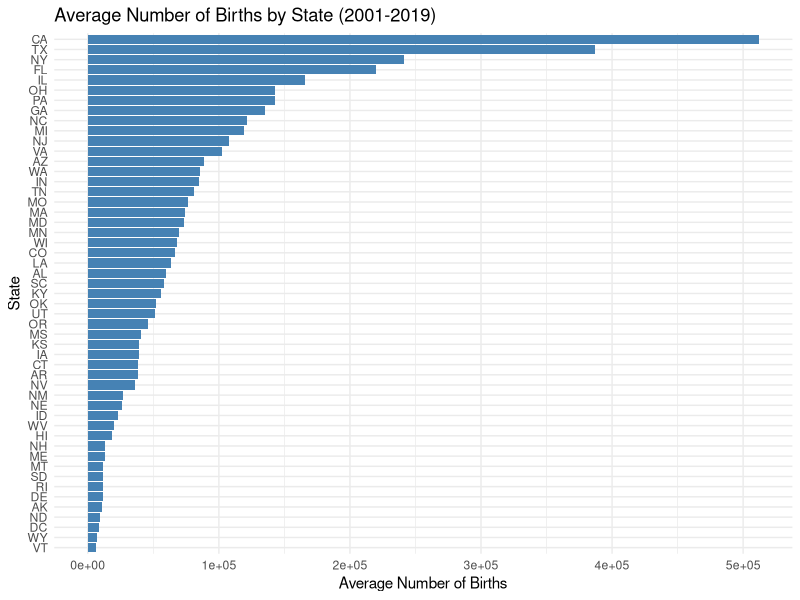
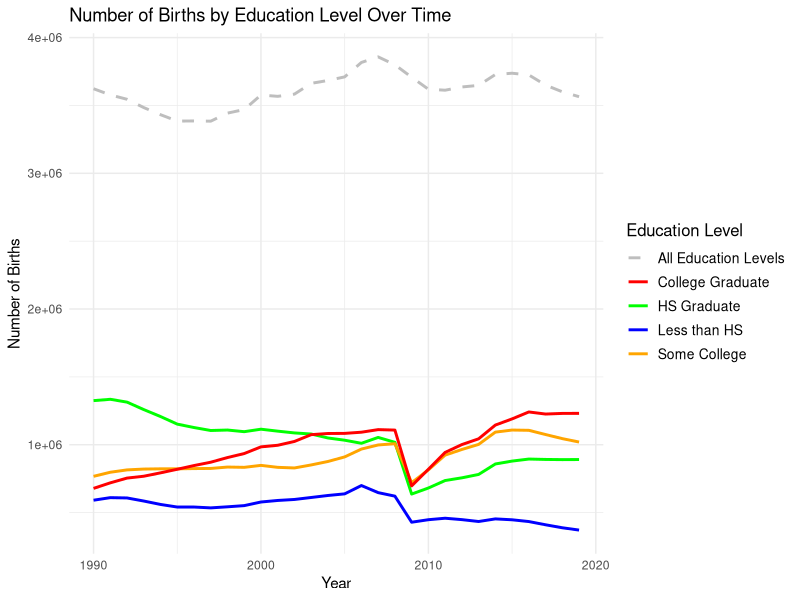
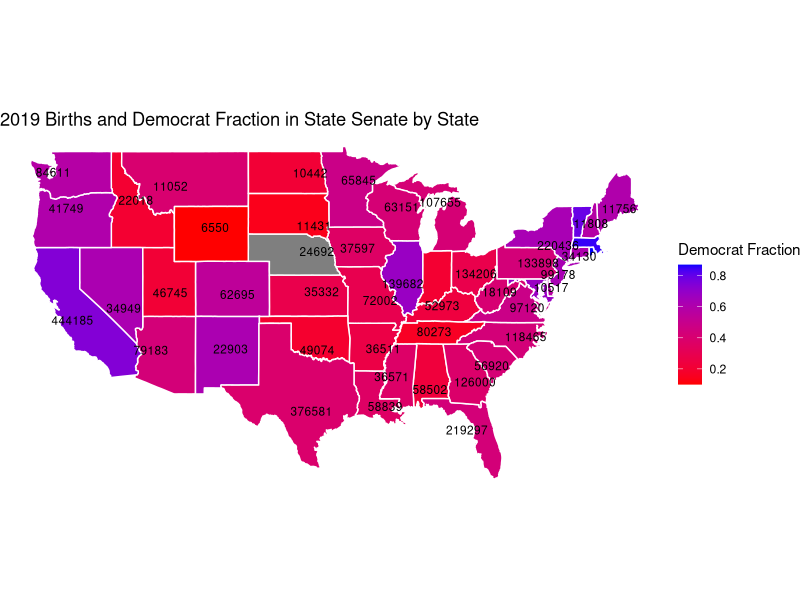
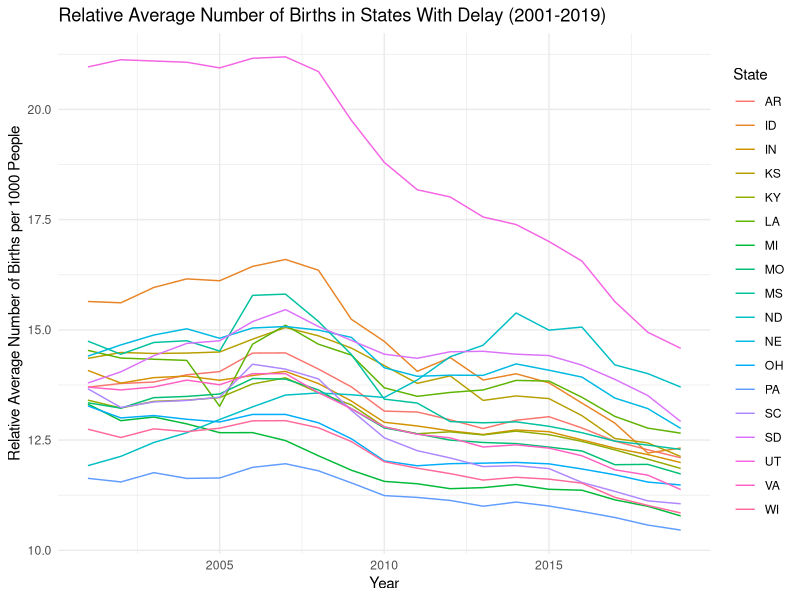
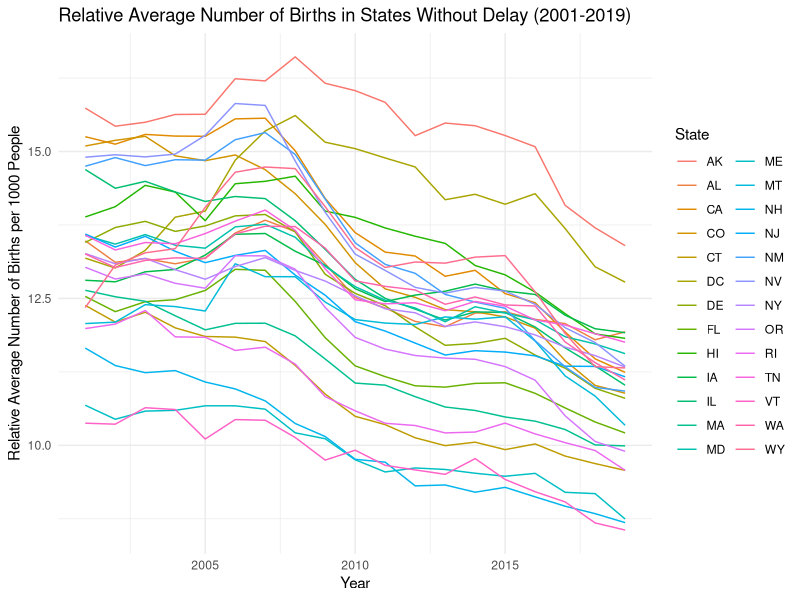
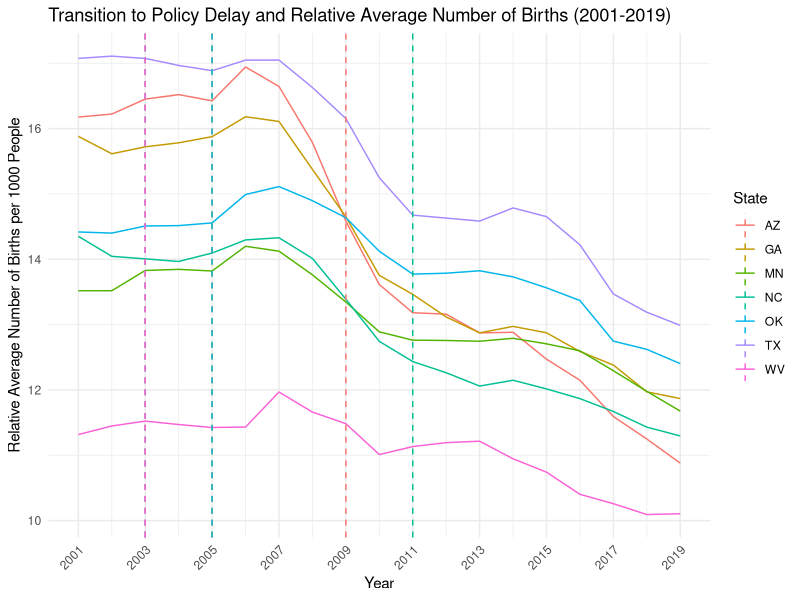
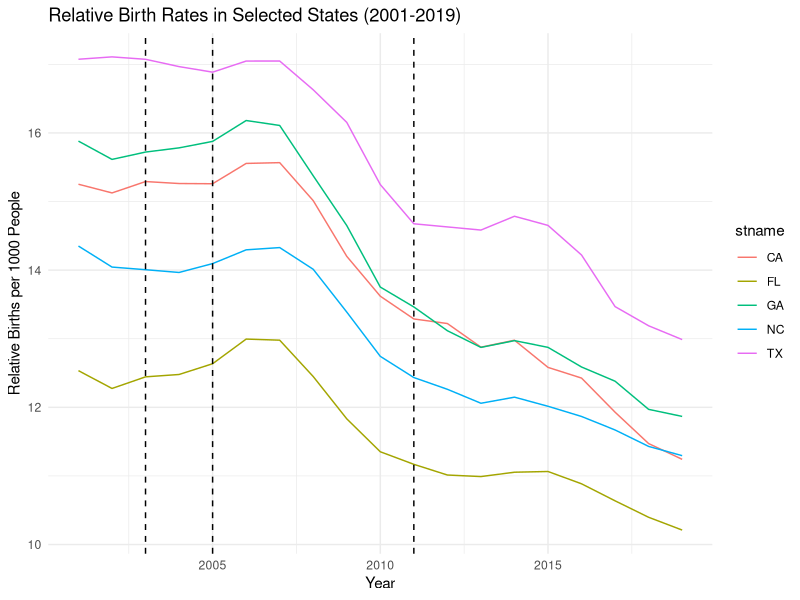
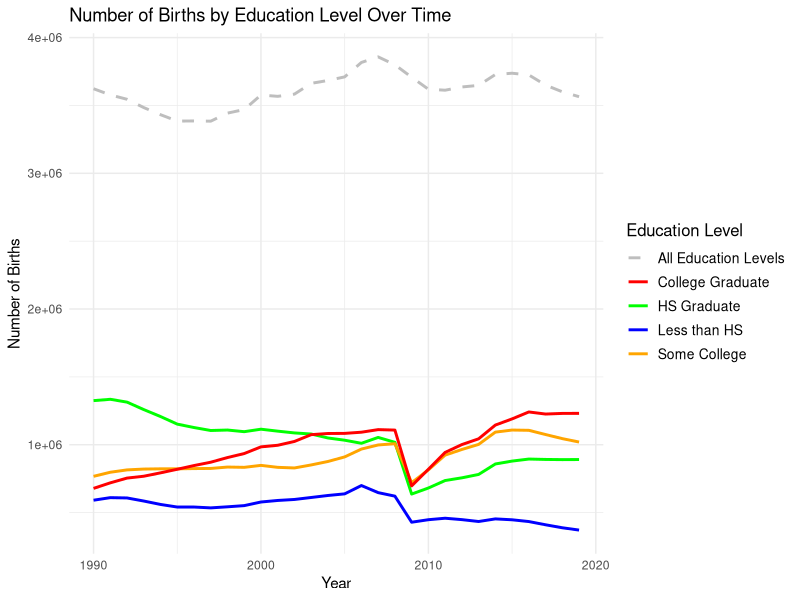

Reproduce these figures in R, in order.
## ---- chunk 1
#| include: false
#| warning: false
#| message: false

### Preparing Workspace
# Install and load necessary packages
if (!requireNamespace("tidyverse", quietly = TRUE)) install.packages("tidyverse")
if (!requireNamespace("dplyr", quietly = TRUE)) install.packages("dplyr")
if (!requireNamespace("tidyr", quietly = TRUE)) install.packages("tidyr")
if (!requireNamespace("ggplot2", quietly = TRUE)) install.packages("ggplot2")
if (!requireNamespace("knitr", quietly = TRUE)) install.packages("knitr")
if (!requireNamespace("readr", quietly = TRUE)) install.packages("readr")
if (!requireNamespace("maps", quietly = TRUE)) install.packages("maps")
if (!requireNamespace("haven", quietly = TRUE)) install.packages("haven")
if (!requireNamespace("readxl", quietly = TRUE)) install.packages("readxl")
if (!requireNamespace("here", quietly = TRUE)) install.packages("here")

# Workspace Set up
library(tidyverse)
library(dplyr)
library(tidyr)
library(ggplot2)
library(knitr)
library(readr)
library(maps)
library(haven)
library(readxl)
library(here)
## ---- chunk 2


# Importing the CSV files
numbirths_2001_2019 <- read_csv("../data/analysis_data/annual_policy/numbirths_2001_2019.csv")
births_educ_race_age6 <- read_csv("../data/analysis_data/decomp/births_educ_race_age6.csv")
numbirths_educ_2044 <- read_csv("../data/analysis_data/educ/numbirths_educ_2044.csv")
state_births_04_19 <- read_csv("../data/analysis_data/map/state_births_04_19.csv") 

# Display the first few rows of each data-frame to verify the imports
view(numbirths_2001_2019)
view(births_educ_race_age6)
view(numbirths_educ_2044)
view(state_births_04_19)

### Number of Births ### 
colnames(numbirths_2001_2019)

average_births_by_state <- numbirths_2001_2019 %>%
  filter(year >= 2001, year <= 2019) %>%
  group_by(stname) %>%
  summarize(AverageBirths = mean(numbirth1544, na.rm = TRUE)) %>%
  ungroup()
view(average_births_by_state)


ggplot(average_births_by_state, aes(y = reorder(stname, AverageBirths), x = AverageBirths)) +
  geom_bar(stat = "identity", fill = "steelblue") +
  theme_minimal() +
  labs(title = "Average Number of Births by State (2001-2019)",
       y = "State",
       x = "Average Number of Births") +
  theme(axis.text.y = element_text(angle = 0)) 
## ---- chunk 3

# Load Data 
welfare_data <- read_excel("../data/UKCPR_National_Welfare_Data_Update_020623.xlsx", sheet = "Data")

# Retrieving data for state minimum wage for 2001 - 2019
filtered_minwage <- welfare_data %>%
  select(state_name, year, `State Minimum Wage`) %>%
  filter(year >= 2001, year <= 2019)

##### State Minimum Wage #####
# Filter data for 2001 and 2019
minwage_2001 <- welfare_data %>%
  filter(year == 2001) %>%
  select(state_name, year, `State Minimum Wage`)

minwage_2019 <- welfare_data %>%
  filter(year == 2019) %>%
  select(state_name, year, `State Minimum Wage`)

# Rename the `State Minimum Wage` columns to reflect the year
minwage_2001 <- minwage_2001 %>%
  rename(MinWage2001 = `State Minimum Wage`)

minwage_2019 <- minwage_2019 %>%
  rename(MinWage2019 = `State Minimum Wage`)

# Merge the 2001 and 2019 data by state_name
minwage_change <- left_join(minwage_2001, minwage_2019, by = "state_name")

# Calculate the change in minimum wage from 2001 to 2019
minwage_change <- minwage_change %>%
  mutate(ChangeInMinWage = MinWage2019 - MinWage2001) %>%
  select(state_name, MinWage2001, MinWage2019, ChangeInMinWage)

kable(minwage_change, format = "markdown", caption = "Change in State Minimum Wage from 2001 to 2019")

## ---- chunk 4
#Education

# Load Education data
educ_data <- read_csv("../data/analysis_data/educ/numbirths_educ_2044.csv")

# Creating the plot
ggplot(educ_data, aes(x = year)) +
  geom_line(aes(y = numbirth_lesshs, color = "Less than HS"), linewidth = 1) +
  geom_line(aes(y = numbirth_hsgrad, color = "HS Graduate"), linewidth = 1) +
  geom_line(aes(y = numbirth_somecoll, color = "Some College"), linewidth = 1) +
  geom_line(aes(y = numbirth_colgrad, color = "College Graduate"), linewidth = 1) +
  geom_line(
    aes(y = numbirthalleduc, color = "All Education Levels"),
    size = 1,
    linetype = "dashed"
  ) +
  scale_color_manual(
    values = c(
      "Less than HS" = "blue",
      "HS Graduate" = "green",
      "Some College" = "orange",
      "College Graduate" = "red",
      "All Education Levels" = "grey"
      )
  ) +
  labs(
    title = "Number of Births by Education Level Over Time",
    x = "Year",
    y = "Number of Births",
    color = "Education Level"
  ) +
  theme_minimal() +
  theme(legend.title = element_text(size = 12),
        legend.text = element_text(size = 10))

# Display the plot
ggsave("births_by_education_level_over_time.png",
       width = 10,
       height = 6)

## ---- chunk 5
# https://stackoverflow.com/questions/29381652/plotting-us-heat-map-with-text

#reading the UKNCPR Datat
poldata <- read_csv(here("data", "analysis_data", "UKCPR_National_Welfare_Data_Update_020623.csv"))

poldata <- poldata %>%
  select(state_name,
         year,
         Population,
         `Fraction of State Senate that is Democrat`)

# Create a mapping of state abbreviations to full names
state_abbrevs <- state.abb
state_names <- state.name

# Create a data frame for the mapping
state_mapping <-
  data.frame(abbrev = tolower(state_abbrevs),
             name = tolower(state_names))

#Get numbirths data
numbirths_data <- read_csv(here("data", "analysis_data", "annual_policy", "numbirths_2001_2019.csv"))
births_2019 <- numbirths_data %>% filter(year == 2019)

# Convert state abbreviations to full names in your datasets
numbirths_2019_fullname <- births_2019 %>%
  mutate(stname = tolower(stname)) %>%
  left_join(state_mapping, by = c("stname" = "abbrev")) %>%
  select(-stname) %>%
  rename(stname = name)

poldata_2019 <- poldata %>% filter(year == 2019)

poldata_2019_fullname <- poldata_2019 %>%
  mutate(state_name = tolower(state_name)) %>%
  left_join(state_mapping, by = c("state_name" = "abbrev")) %>%
  select(-state_name) %>%
  rename(state_name = name)

# Merge poldata with numbirths_data using full state names
data_merged <-
  left_join(numbirths_2019_fullname,
            poldata_2019_fullname,
            by = c("stname" = "state_name"))

states_map <- map_data("state")

# Merge with states map data
map_data_merged <-
  left_join(states_map, data_merged, by = c("region" = "stname"))

# Plot
ggplot(map_data_merged) +
  geom_polygon(
    aes(
      x = long,
      y = lat,
      group = group,
      fill = `Fraction of State Senate that is Democrat`
    ),
    color = "white"
  ) +
  geom_text(
    data = map_data_merged %>% group_by(region) %>% summarise(
      long = mean(long),
      lat = mean(lat),
      numbirths = first(numbirth1544)
    ),
    aes(x = long, y = lat, label = numbirths),
    size = 3,
    check_overlap = TRUE
  ) +
  scale_fill_gradient(low = "red",
                      high = "blue",
                      name = "Democrat Fraction") +
  coord_fixed(1.3) +
  labs(title = "2019 Births and Democrat Fraction in State Senate by State") +
  theme_void() +
  theme(legend.position = "right")
## ---- chunk 6

# Determine which states had a delay or no delay policy 
abortion_policy <- read_dta("../data/analysis_data/annual_policy/policyvars01_19.dta") %>%
  filter(year >= 2001, year <= 2019) %>%
  select(delay, stname, year)

# Load the population data from the Excel file
population_data <- read_excel("../data/UKCPR_National_Welfare_Data_Update_020623.xlsx", sheet = "Data") %>%
  select(state_name, year, Population) %>%
  filter(year >= 2001, year <= 2019)

numbirths_data <- read_csv("../data/analysis_data/annual_policy/numbirths_2001_2019.csv") %>%
  rename(births = numbirth1544) %>%
  filter(year >= 2001, year <= 2019)

# Ensure both datasets have the 'stname' column for joining
population_data <- population_data %>%
  rename(stname = state_name)

# Merge the number of births data with the population data
births_population_data <- numbirths_data %>%
  left_join(population_data, by = c("year", "stname"))

# Calculate the relative average number of births per 1000 people
births_population_data <- births_population_data %>%
  mutate(relative_births = (births / Population) * 1000)

# Load the abortion policy data
abortion_policy <- read_dta("../data/analysis_data/annual_policy/policyvars01_19.dta") %>%
  select(year, stname, delay)

# Merge the relative births data with the abortion policy data
combined_data <- abortion_policy %>%
  left_join(births_population_data, by = c("year", "stname"))

# Define the groups based on predefined 'states_no_delay' and 'states_with_delay'
states_no_delay <- c("AK", "AL", "CA", "CO", "CT", "DC", "DE", "FL", "HI", "IA", "IL", "MA", "MD", "ME", "MT", "NH", "NJ", "NM", "NV", "NY", "OR", "RI", "TN", "VT", "WA", "WY")
states_with_delay <- c("AR", "ID", "IN", "KS", "KY", "LA", "MI", "MO", "MS", "ND", "NE", "OH", "PA", "SC", "SD", "UT", "VA", "WI")

# Filter the combined_data for states with no delay
combined_data_no_delay <- combined_data %>%
  filter(stname %in% states_no_delay)

# Filter the combined_data for states with delay
combined_data_with_delay <- combined_data %>%
  filter(stname %in% states_with_delay)

# Plot for states with policy delay
ggplot(data = combined_data_with_delay) +
  geom_line(aes(x = year, y = relative_births, group = stname, color = stname)) +
  labs(title = "Relative Average Number of Births in States With Delay (2001-2019)",
       x = "Year",
       y = "Relative Average Number of Births per 1000 People",
       color = "State") +
  theme_minimal()

## ---- chunk 7
# Determine which states had a delay or no delay policy 
abortion_policy <- read_dta("../data/analysis_data/annual_policy/policyvars01_19.dta") %>%
  filter(year >= 2001, year <= 2019) %>%
  select(delay, stname, year)

# Load the population data from the Excel file
population_data <- read_excel("../data/UKCPR_National_Welfare_Data_Update_020623.xlsx", sheet = "Data") %>%
  select(state_name, year, Population) %>%
  filter(year >= 2001, year <= 2019)

numbirths_data <- read_csv("../data/analysis_data/annual_policy/numbirths_2001_2019.csv") %>%
  rename(births = numbirth1544) %>%
  filter(year >= 2001, year <= 2019)

# Ensure both datasets have the 'stname' column for joining
population_data <- population_data %>%
  rename(stname = state_name)

# Merge the number of births data with the population data
births_population_data <- numbirths_data %>%
  left_join(population_data, by = c("year", "stname"))

# Calculate the relative average number of births per 1000 people
births_population_data <- births_population_data %>%
  mutate(relative_births = (births / Population) * 1000)

# Load the abortion policy data
abortion_policy <- read_dta("../data/analysis_data/annual_policy/policyvars01_19.dta") %>%
  select(year, stname, delay)

# Merge the relative births data with the abortion policy data
combined_data <- abortion_policy %>%
  left_join(births_population_data, by = c("year", "stname"))

# Define the groups based on predefined 'states_no_delay' and 'states_with_delay'
states_no_delay <- c("AK", "AL", "CA", "CO", "CT", "DC", "DE", "FL", "HI", "IA", "IL", "MA", "MD", "ME", "MT", "NH", "NJ", "NM", "NV", "NY", "OR", "RI", "TN", "VT", "WA", "WY")
states_with_delay <- c("AR", "ID", "IN", "KS", "KY", "LA", "MI", "MO", "MS", "ND", "NE", "OH", "PA", "SC", "SD", "UT", "VA", "WI")

# Filter the combined_data for states with no delay
combined_data_no_delay <- combined_data %>%
  filter(stname %in% states_no_delay)

# Filter the combined_data for states with delay
combined_data_with_delay <- combined_data %>%
  filter(stname %in% states_with_delay)

# Plot for states with no policy delay
ggplot(data = combined_data_no_delay) +
  geom_line(aes(x = year, y = relative_births, group = stname, color = stname)) +
  labs(title = "Relative Average Number of Births in States Without Delay (2001-2019)",
       x = "Year",
       y = "Relative Average Number of Births per 1000 People",
       color = "State") +
  theme_minimal()

## ---- chunk 8

# Determine which states had a delay or no delay policy 
abortion_policy <- read_dta("../data/analysis_data/annual_policy/policyvars01_19.dta") %>%
  filter(year >= 2001, year <= 2019) %>%
  select(delay, stname, year)

# Load the population data from the Excel file
population_data <- read_excel("../data/UKCPR_National_Welfare_Data_Update_020623.xlsx", sheet = "Data") %>%
  select(state_name, year, Population) %>%
  filter(year >= 2001, year <= 2019)

numbirths_data <- read_csv("../data/analysis_data/annual_policy/numbirths_2001_2019.csv") %>%
  rename(births = numbirth1544) %>%
  filter(year >= 2001, year <= 2019)

# Ensure both datasets have the 'stname' column for joining
population_data <- population_data %>%
  rename(stname = state_name)

# Merge the number of births data with the population data
births_population_data <- numbirths_data %>%
  left_join(population_data, by = c("year", "stname"))

# Calculate the relative average number of births per 1000 people
births_population_data <- births_population_data %>%
  mutate(relative_births = (births / Population) * 1000)

# Load the abortion policy data
abortion_policy <- read_dta("../data/analysis_data/annual_policy/policyvars01_19.dta") %>%
  select(year, stname, delay)

# Merge the relative births data with the abortion policy data
combined_data <- abortion_policy %>%
  left_join(births_population_data, by = c("year", "stname"))

# Define the groups based on predefined 'states_no_delay' and 'states_with_delay'
states_no_delay <- c("AK", "AL", "CA", "CO", "CT", "DC", "DE", "FL", "HI", "IA", "IL", "MA", "MD", "ME", "MT", "NH", "NJ", "NM", "NV", "NY", "OR", "RI", "TN", "VT", "WA", "WY")
states_with_delay <- c("AR", "ID", "IN", "KS", "KY", "LA", "MI", "MO", "MS", "ND", "NE", "OH", "PA", "SC", "SD", "UT", "VA", "WI")

# Filter the combined_data for states with no delay
combined_data_no_delay <- combined_data %>%
  filter(stname %in% states_no_delay)

# Filter the combined_data for states with delay
combined_data_with_delay <- combined_data %>%
  filter(stname %in% states_with_delay)


# States and years of policy implementation
policy_changes <- data.frame(
  stname = c("AZ", "GA", "MN", "NC", "OK", "TX", "WV"),
  year_implemented = c(2009, 2005, 2003, 2011, 2005, 2003, 2003)
)

# Filter combined_data
transition_states_data <- combined_data %>%
  filter(stname %in% policy_changes$stname)

# Creating the graph
ggplot(data = transition_states_data) +
  geom_line(aes(x = year, y = relative_births, group = stname, color = stname)) +
  geom_vline(data = policy_changes, aes(xintercept = year_implemented, color = stname), linetype="dashed") +
  geom_text(data = policy_changes, aes(x = year_implemented, y = Inf, label = year_implemented), vjust = -0.5, color = "black") +
  scale_x_continuous(breaks = seq(2001, 2019, by = 2)) +
  labs(title = "Transition to Policy Delay and Relative Average Number of Births (2001-2019)",
       x = "Year",
       y = "Relative Average Number of Births per 1000 People",
       color = "State") +
  theme_minimal() +
  theme(axis.text.x = element_text(angle = 45, hjust = 1))

## ---- chunk 9


# Determine which states had a delay or no delay policy 
abortion_policy <- read_dta("../data/analysis_data/annual_policy/policyvars01_19.dta") %>%
  filter(year >= 2001, year <= 2019) %>%
  select(delay, stname, year)

# Load the population data from the Excel file
population_data <- read_excel("../data/UKCPR_National_Welfare_Data_Update_020623.xlsx", sheet = "Data") %>%
  select(state_name, year, Population) %>%
  filter(year >= 2001, year <= 2019)

numbirths_data <- read_csv("../data/analysis_data/annual_policy/numbirths_2001_2019.csv") %>%
  rename(births = numbirth1544) %>%
  filter(year >= 2001, year <= 2019)

# Ensure both datasets have the 'stname' column for joining
population_data <- population_data %>%
  rename(stname = state_name)

# Merge the number of births data with the population data
births_population_data <- numbirths_data %>%
  left_join(population_data, by = c("year", "stname"))

# Calculate the relative average number of births per 1000 people
births_population_data <- births_population_data %>%
  mutate(relative_births = (births / Population) * 1000)

# Load the abortion policy data
abortion_policy <- read_dta("../data/analysis_data/annual_policy/policyvars01_19.dta") %>%
  select(year, stname, delay)

# Merge the relative births data with the abortion policy data
combined_data <- abortion_policy %>%
  left_join(births_population_data, by = c("year", "stname"))

# Define the groups based on predefined 'states_no_delay' and 'states_with_delay'
states_no_delay <- c("AK", "AL", "CA", "CO", "CT", "DC", "DE", "FL", "HI", "IA", "IL", "MA", "MD", "ME", "MT", "NH", "NJ", "NM", "NV", "NY", "OR", "RI", "TN", "VT", "WA", "WY")
states_with_delay <- c("AR", "ID", "IN", "KS", "KY", "LA", "MI", "MO", "MS", "ND", "NE", "OH", "PA", "SC", "SD", "UT", "VA", "WI")

# Filter the combined_data for states with no delay
combined_data_no_delay <- combined_data %>%
  filter(stname %in% states_no_delay)

# Filter the combined_data for states with delay
combined_data_with_delay <- combined_data %>%
  filter(stname %in% states_with_delay)


# Step 1: Select states for comparison
states_comparison <- combined_data %>%
  filter(stname %in% c("CA", "TX", "GA", "NC", "FL"))

# Step 2: Calculate descriptive statistics and visualize trends
# For California (no policy change) and Texas (policy change in 2003)
ca_tx_data <- states_comparison %>%
  filter(stname %in% c("CA", "TX"))

# Calculate summary statistics for CA and TX before and after 2003
ca_tx_summary <- ca_tx_data %>%
  group_by(stname) %>%
  summarise(
    mean_before = mean(relative_births[year < 2003], na.rm = TRUE),
    mean_after = mean(relative_births[year >= 2003], na.rm = TRUE)
  )

# For Georgia (policy change in 2005), North Carolina (policy change in 2011), and Florida (no policy change)
ga_nc_fl_data <- states_comparison %>%
  filter(stname %in% c("GA", "NC", "FL"))

# Calculate summary statistics for GA and NC before and after policy changes, and compare with FL
ga_nc_fl_summary <- ga_nc_fl_data %>%
  group_by(stname) %>%
  summarise(
    mean_before = mean(relative_births[year < if_else(stname == "GA", 2005, if_else(stname == "NC", 2011, year))], na.rm = TRUE),
    mean_after = mean(relative_births[year >= if_else(stname == "GA", 2005, if_else(stname == "NC", 2011, year))], na.rm = TRUE)
  )

# Step 3: Visualize trends
ggplot(states_comparison, aes(x = year, y = relative_births, color = stname)) +
  geom_line() +
  geom_vline(xintercept = c(2003, 2005, 2011), linetype = "dashed", color = "black") +
  labs(title = "Relative Birth Rates in Selected States (2001-2019)", y = "Relative Births per 1000 People", x = "Year") +
  theme_minimal()

## ---- chunk 10
# POLITICAL AFFILIATION MAP
## ---- chunk 11

#relative average # of births in states delay

#relative average # of births in states w/o delay

#relative birth rates in selected states

## ---- chunk 12
# POLITICAL AFFILIATION MAP
## ---- chunk 13
#Education graph
## ---- chunk 14

